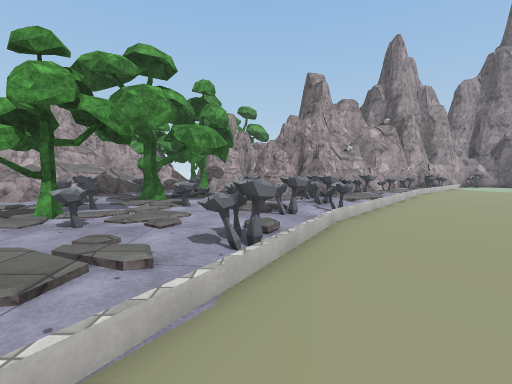
view 1 (above)

17 first-person views from a walk through a Unity game level. The camera is 1.5 m above the floor, tilts 4° down and sees 85° across. The floor is counted in squares, 1.8 m on a side. Each view is taken from the middle of a square. On the plan, view 1 faces up. The plan holds only what a view shows up to about 10 squares ahead; the rest is blank. The place goes on beyond the plan. The player character is not drawn. Some surface patterns are stand-ins.

view 2
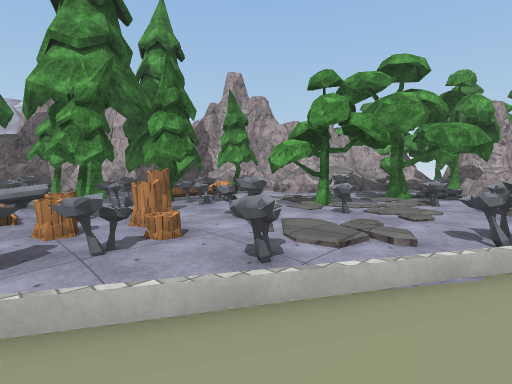

view 3
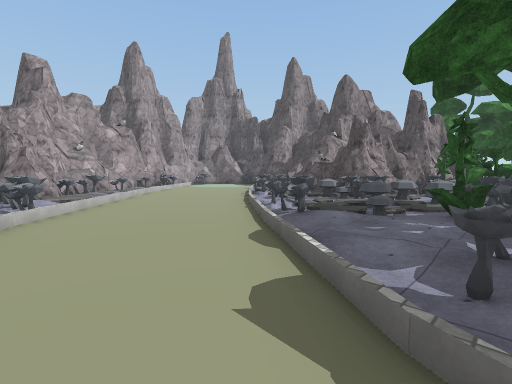

view 4
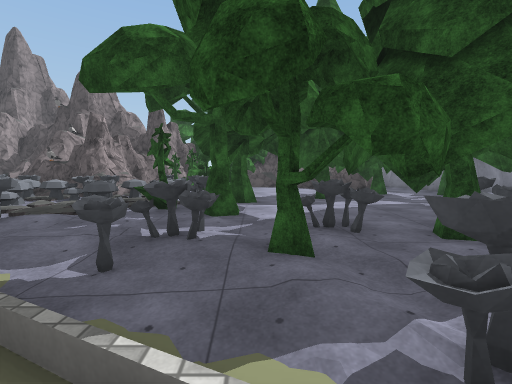

view 5
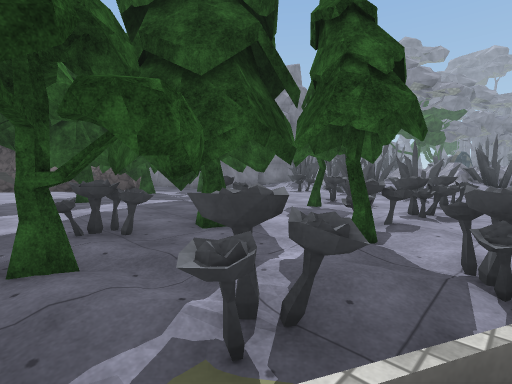

view 6
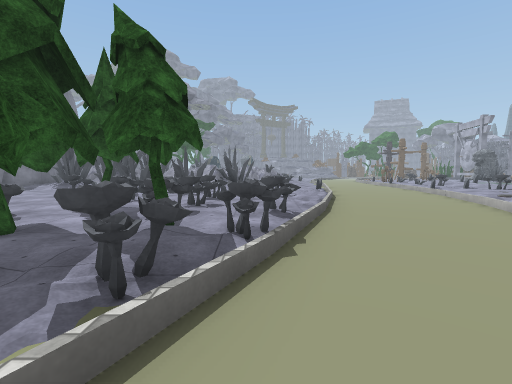

view 7
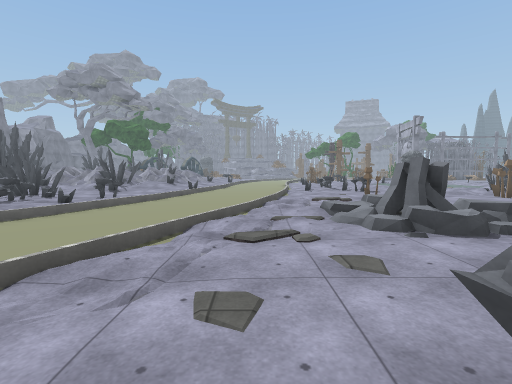

view 8
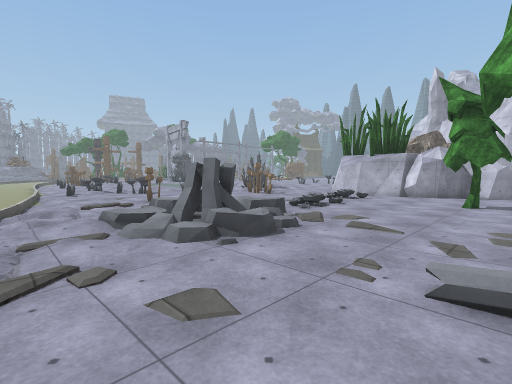

view 9
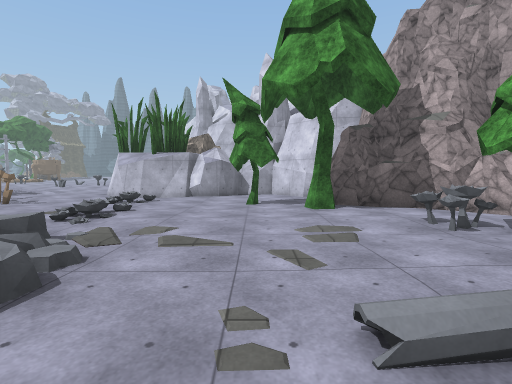

view 10
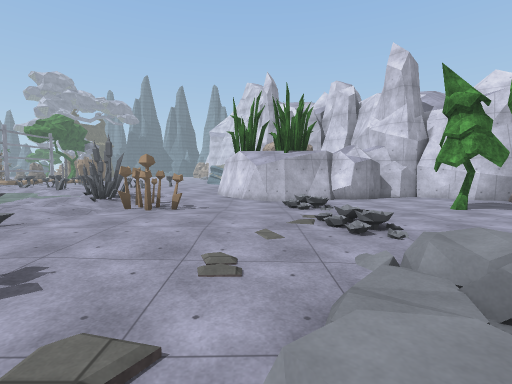

view 11
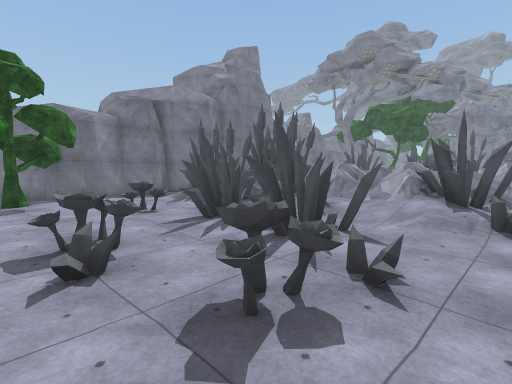

view 12
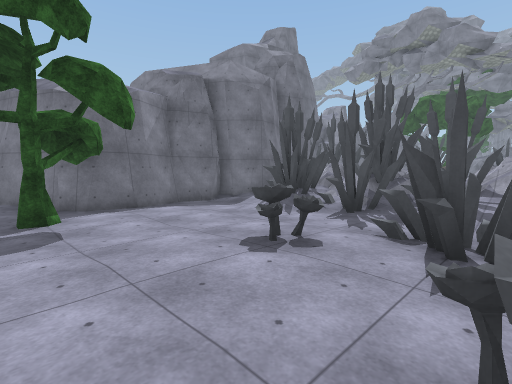

view 13
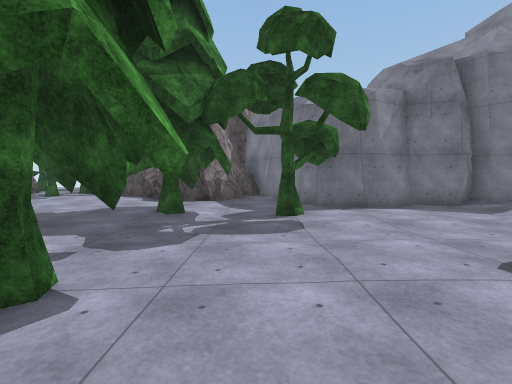

view 14
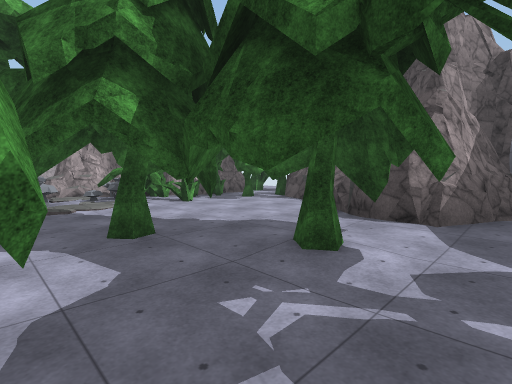

view 15
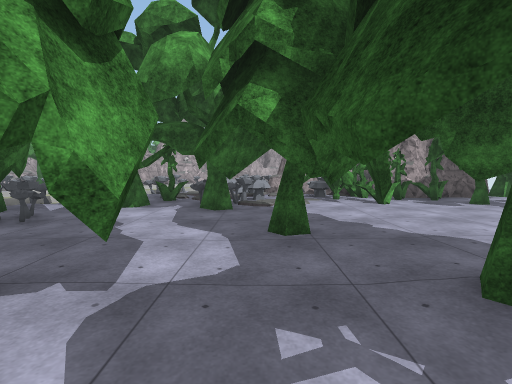

view 16
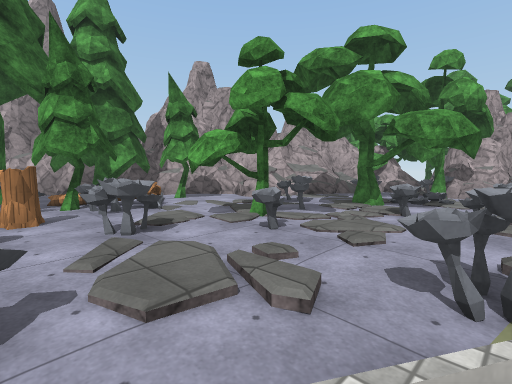

view 17
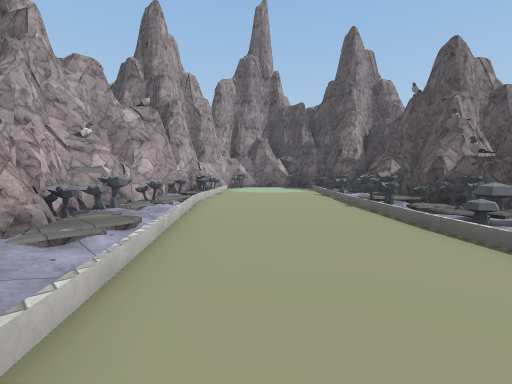

### Floor plan
Key: @ floor where view 1 was taken; # wall or solid block; . main floor; : floor 0.25 m higher than the main floor; - floor 0.25 m lower than the main floor; / step, stairs or slope; = window, fence, low wall or low ledge; ~ water the walk can cross; T tree; P pine tree; L log; S stump; M mushroom; A plant; O other object.
Columns run from 17 left of view 1 to 18 right of it. Each row starts with its distance up from view 1.
 11              O.O-#####O//--
 10           ##/O.T ####O//----
  9          ###=..O/O##O//-----O
  8          #==...O.O/O//-----//O
  7          #==.OT..//O/-----///##
  6         ##....OOO///-----/OO###
  5        ## P......-OO----MMO###
  4       ##PP.L.TO.///----//MM##
  3       #PPPLO.../-O----/OMOO###
  2      ##.P.OP.O..//---/O/MMO/#####
  1     ##.PPPPOSS.O/----/-M//MOMAA###OT
  0   ###..O..O.OSO-/@--///.A/O.A..A..
 -1  ## P.....OO/-O/---/O..T.O/.AA.TT
 -2 ##..P.........   --//O-..T-....T #
 -3 #.-P.........// --/OTOO..PPP....=#
 -4 ##----.......//---//PPOP.PPPP...##
 -5 ##---...//O-//----POOPOOP--PP.-=#
 -6  #-O.OOOOOO.//---/-.--OOPP--PP###
 -7  #-O.../OO://-----OO.-P.P---P-###
 -8 ##--....-O///---//.---....----..#
 -9 #.--....-/-//---/-OO-OO...-.T-###
-10 ...OO...O///----//-O.-.......##
-11 /.OO....O../----/O..OOOOO....##
-12 /OO//.O .../      ..OOOO.....-#
-13 OO////    ./      O//.//.O////#
-14 O.//      --      /O////OOOO//#
-15 /~~               /O#/#OOOOOO##

Where each view was taken, in squares from view 1:
view 1: 0 up, 0 right, facing up
view 2: 1 down, 0 right, facing up-left
view 3: 1 down, 1 right, facing up-right
view 4: 2 down, 1 right, facing right
view 5: 2 down, 1 right, facing down-right
view 6: 1 down, 1 right, facing down
view 7: 1 down, 5 left, facing down
view 8: 2 down, 5 left, facing down-left
view 9: 3 down, 6 left, facing left
view 10: 8 down, 7 left, facing left
view 11: 8 down, 1 right, facing down-right
view 12: 8 down, 5 right, facing down-right
view 13: 8 down, 5 right, facing right
view 14: 8 down, 8 right, facing up-right
view 15: 8 down, 9 right, facing up
view 16: 1 up, 0 right, facing up-left
view 17: 4 up, 2 right, facing up-right
